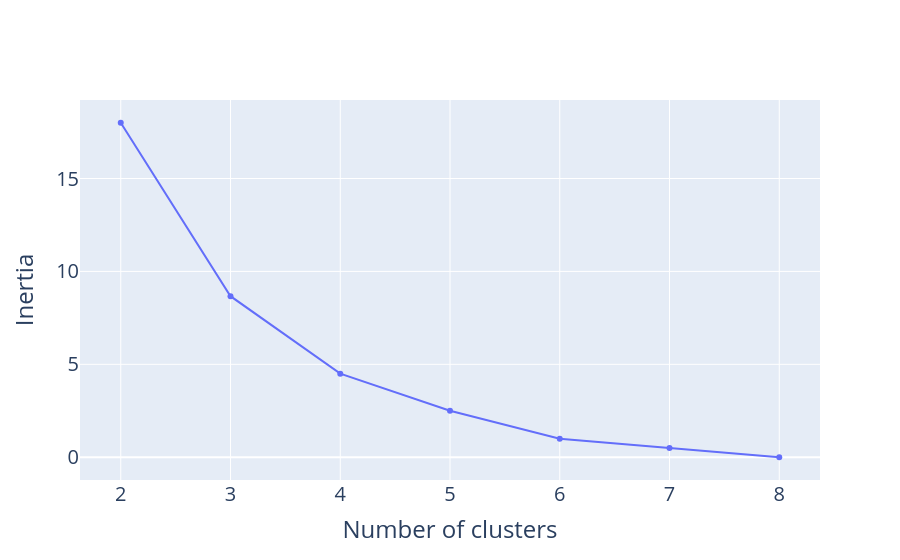

Notebook cell for this chart:
### Code cell
fig = go.Figure()

fig.add_scatter(x=list(range(2, 9)), y=inertia[1:])
fig.layout.xaxis.title = 'Number of clusters'
fig.layout.yaxis.title = 'Inertia'
fig.layout.font.size = 20
fig

### Figure 1 — Plotly figure (JSON) as saved in the notebook; plotly's stock layout.template omitted (floating-point values rounded to 4 significant figures)
{"data": [{"type": "scatter", "x": [2, 3, 4, 5, 6, 7, 8], "y": [18, 8.667, 4.5, 2.5, 1, 0.5, 0]}], "layout": {"autosize": true, "font": {"size": 20}, "xaxis": {"autorange": true, "range": [1.643, 8.357], "title": {"text": "Number of clusters"}, "type": "linear"}, "yaxis": {"autorange": true, "range": [-1.318, 19.32], "title": {"text": "Inertia"}, "type": "linear"}}}
